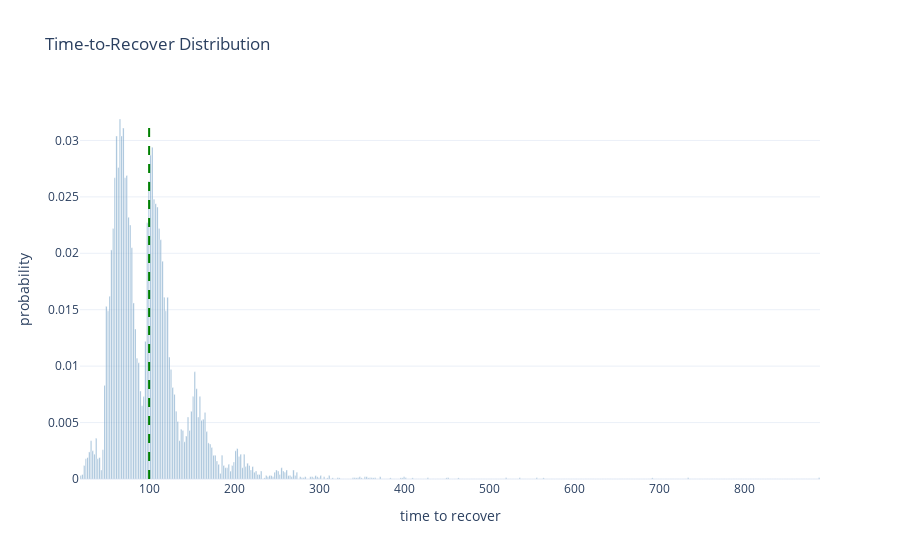
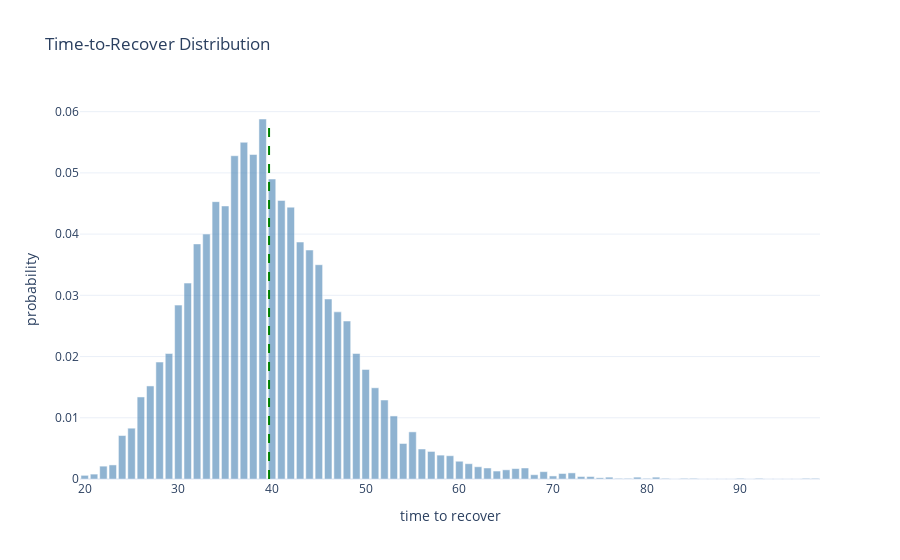
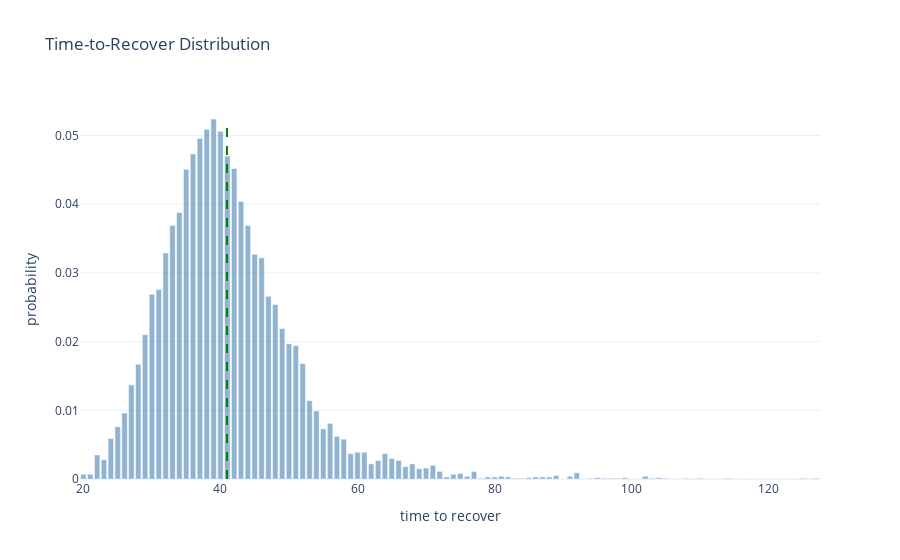
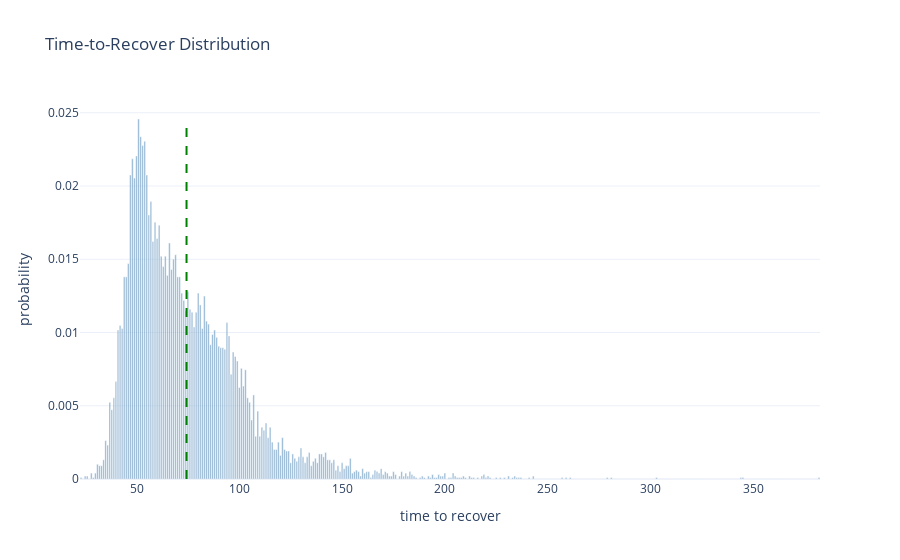

Notebook cell for these charts, in order:
### Code cell
# Just restart the notebook and it will run all benchmarks again.
# Cached benchmarks are stored in memory and reused if the source file did not change.


from pprint import pprint


def compute_sha1(path):
    """Return SHA1 hash of the file's contents."""
    with open(path, "rb") as f:
        return hashlib.sha1(f.read()).hexdigest()


def load_module(name):
    """Import or reload impls.<name>."""
    full_name = "impls." + name

    if full_name in globals():
        module = importlib.reload(globals()[full_name])
    else:
        module = importlib.import_module(full_name)
        globals()[full_name] = module

    return module


def report(stats):
    render_distribution(stats)
    pprint(stats["metrics"])


# Iterate over implementation files
for file in IMPLS_DIR.glob("*.py"):
    name = file.stem

    # Skip interface and private modules
    if name == "_interface" or name.startswith("_"):
        continue

    print("Found implementation:", name)

    file_hash = compute_sha1(file)

    # If cached: check whether file changed
    if name in benchmark_cache:
        cached = benchmark_cache[name]
        cached_hash = cached["hash"]
        cached_stats = cached["stats"]

        if cached_hash == file_hash:
            print("  No changes. Using cached benchmark.")
            report(cached_stats)
            continue
        else:
            print("  File changed. Reloading and benchmarking again.")
    else:
        print("  First time seen. Benchmarking.")

    # Load/reload implementation
    module = load_module(name)

    # Require expected constructors
    if not hasattr(module, "producer_constructor") or not hasattr(
        module, "recoverer_constructor"
    ):
        print("  Missing constructors. Skipping.\n")
        continue

    N = 5
    D = 2**20
    producer_constructor = module.producer_constructor
    recoverer_constructor = module.recoverer_constructor
    D = getattr(module, "override_D", lambda _: D)(N)

    # Run benchmark
    stats = visual_benchmark(
        producer_constructor,
        recoverer_constructor,
        N=N,
        D=D,
        passes=10000,
    )

    # Store into cache
    benchmark_cache[name] = {
        "hash": file_hash,
        "stats": stats,
    }

    # Render the new result
    report(stats)

### Figure 1 — Plotly figure (JSON) as saved in the notebook; plotly's stock layout.template omitted (floating-point values rounded to 4 significant figures; data arrays with more than 128 entries replaced by an {"elided": "..."} marker saying what was removed)
{"data": [{"marker": {"color": "steelblue"}, "name": "probability", "opacity": 0.6, "type": "bar", "x": {"elided": "435 float values"}, "y": {"elided": "435 float values"}}], "layout": {"shapes": [{"line": {"color": "green", "dash": "dash", "width": 2}, "type": "line", "x0": 99.77, "x1": 99.77, "y0": 0, "y1": 0.0319}], "title": {"text": "Time-to-Recover Distribution"}, "xaxis": {"title": {"text": "time to recover"}}, "yaxis": {"title": {"text": "probability"}}}}

### Figure 2 — Plotly figure (JSON) as saved in the notebook; plotly's stock layout.template omitted (floating-point values rounded to 4 significant figures)
{"data": [{"marker": {"color": "steelblue"}, "name": "probability", "opacity": 0.6, "type": "bar", "x": [20, 21, 22, 23, 24, 25, 26, 27, 28, 29, 30, 31, 32, 33, 34, 35, 36, 37, 38, 39, 40, 41, 42, 43, 44, 45, 46, 47, 48, 49, 50, 51, 52, 53, 54, 55, 56, 57, 58, 59, 60, 61, 62, 63, 64, 65, 66, 67, 68, 69, 70, 71, 72, 73, 74, 75, 76, 77, 78, 79, 80, 81, 82, 83, 84, 85, 86, 87, 88, 89, 90, 91, 92, 93, 94, 95, 96, 97, 98], "y": [0.0006, 0.0008, 0.0021, 0.0023, 0.0071, 0.0083, 0.0134, 0.0152, 0.0191, 0.0205, 0.0284, 0.032, 0.0384, 0.04, 0.0453, 0.0446, 0.0528, 0.055, 0.053, 0.0588, 0.049, 0.0455, 0.0444, 0.0387, 0.0374, 0.035, 0.0294, 0.0273, 0.0258, 0.0205, 0.0179, 0.0149, 0.0129, 0.0103, 0.0058, 0.0077, 0.0049, 0.0045, 0.0039, 0.0038, 0.0029, 0.0025, 0.002, 0.0018, 0.0013, 0.0015, 0.0017, 0.0018, 0.0007, 0.0012, 0.0005, 0.0009, 0.001, 0.0004, 0.0004, 0.0002, 0.0003, 0.0001, 0.0001, 0.0003, 0.0001, 0.0003, 0.0001, 0.0, 0.0001, 0.0001, 0.0, 0.0, 0.0, 0.0, 0.0001, 0.0, 0.0001, 0.0, 0.0, 0.0, 0.0, 0.0001, 0.0001]}], "layout": {"shapes": [{"line": {"color": "green", "dash": "dash", "width": 2}, "type": "line", "x0": 39.68, "x1": 39.68, "y0": 0, "y1": 0.0588}], "title": {"text": "Time-to-Recover Distribution"}, "xaxis": {"title": {"text": "time to recover"}}, "yaxis": {"title": {"text": "probability"}}}}

### Figure 3 — Plotly figure (JSON) as saved in the notebook; plotly's stock layout.template omitted (floating-point values rounded to 4 significant figures)
{"data": [{"marker": {"color": "steelblue"}, "name": "probability", "opacity": 0.6, "type": "bar", "x": [20, 21, 22, 23, 24, 25, 26, 27, 28, 29, 30, 31, 32, 33, 34, 35, 36, 37, 38, 39, 40, 41, 42, 43, 44, 45, 46, 47, 48, 49, 50, 51, 52, 53, 54, 55, 56, 57, 58, 59, 60, 61, 62, 63, 64, 65, 66, 67, 68, 69, 70, 71, 72, 73, 74, 75, 76, 77, 78, 79, 80, 81, 82, 83, 84, 85, 86, 87, 88, 89, 90, 91, 92, 93, 94, 95, 96, 97, 98, 99, 100, 101, 102, 103, 104, 105, 106, 107, 108, 109, 110, 111, 112, 113, 114, 115, 116, 117, 118, 119, 120, 121, 122, 123, 124, 125, 126, 127], "y": [0.0007, 0.0007, 0.0035, 0.0028, 0.0059, 0.0076, 0.0096, 0.0137, 0.0167, 0.021, 0.0269, 0.0276, 0.0329, 0.0369, 0.0388, 0.0451, 0.0473, 0.0496, 0.0509, 0.0524, 0.0506, 0.047, 0.0452, 0.0404, 0.0369, 0.0327, 0.0322, 0.0266, 0.0254, 0.0219, 0.0197, 0.0194, 0.0168, 0.0114, 0.0099, 0.0073, 0.0081, 0.0062, 0.0058, 0.0037, 0.0039, 0.0039, 0.0022, 0.0027, 0.0037, 0.003, 0.0027, 0.0018, 0.0022, 0.0015, 0.0016, 0.002, 0.0011, 0.0003, 0.0007, 0.0008, 0.0004, 0.0011, 0.0001, 0.0003, 0.0003, 0.0004, 0.0003, 0.0001, 0.0001, 0.0002, 0.0003, 0.0003, 0.0003, 0.0005, 0.0, 0.0004, 0.0009, 0.0, 0.0001, 0.0002, 0.0001, 0.0001, 0.0001, 0.0002, 0.0, 0.0, 0.0004, 0.0001, 0.0002, 0.0001, 0.0, 0.0, 0.0001, 0.0, 0.0001, 0.0, 0.0, 0.0, 0.0001, 0.0, 0.0, 0.0, 0.0, 0.0, 0.0, 0.0, 0.0, 0.0, 0.0, 0.0001, 0.0, 0.0001]}], "layout": {"shapes": [{"line": {"color": "green", "dash": "dash", "width": 2}, "type": "line", "x0": 40.95, "x1": 40.95, "y0": 0, "y1": 0.0524}], "title": {"text": "Time-to-Recover Distribution"}, "xaxis": {"title": {"text": "time to recover"}}, "yaxis": {"title": {"text": "probability"}}}}

### Figure 4 — Plotly figure (JSON) as saved in the notebook; plotly's stock layout.template omitted (floating-point values rounded to 4 significant figures; data arrays with more than 128 entries replaced by an {"elided": "..."} marker saying what was removed)
{"data": [{"marker": {"color": "steelblue"}, "name": "probability", "opacity": 0.6, "type": "bar", "x": {"elided": "360 int values"}, "y": {"elided": "360 float values"}}], "layout": {"shapes": [{"line": {"color": "green", "dash": "dash", "width": 2}, "type": "line", "x0": 74.32, "x1": 74.32, "y0": 0, "y1": 0.02457}], "title": {"text": "Time-to-Recover Distribution"}, "xaxis": {"title": {"text": "time to recover"}}, "yaxis": {"title": {"text": "probability"}}}}
